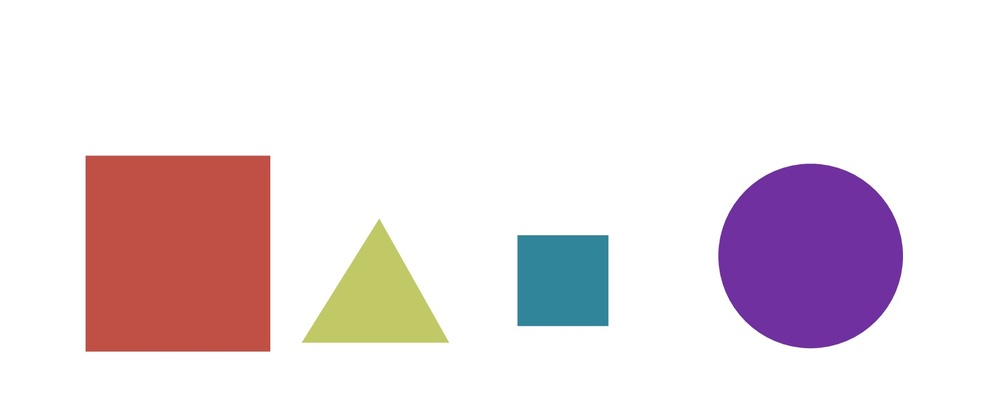
#> input picture images/bunchofshapes.jpg, 1000 x 409 px, shrunk from 1576 x 645 before the run, found by its file name
$ jupyter execute '12. Moments, Sorting, Approximating and Matching Contours.ipynb'   (shell and % lines are left out)
#> lines starting #> are read from the running program, lines starting #| are printed output that depends on the picture; after the words box and inside, x2 and y2 are one past the last pixel; in counts of white or black regions, pixels touching at a corner belong together; long printed decimals are rounded
# **Moments, Sorting, Approximating & Matching Contours**

####**In this lesson we'll learn:**
1. Sort Contours by Area
2. Sort by Left to Right (Great for OCR)
3. Approximate Contours
4. Convex Hull

[cell 1]
# Our Setup, Import Libaries, Create our Imshow Function and Download our Images
import cv2
import numpy as np
from matplotlib import pyplot as plt

# Define our imshow function
def imshow(title = "Image", image = None, size = 16):
    w, h = image.shape[0], image.shape[1]
    aspect_ratio = w/h
    plt.figure(figsize=(size * aspect_ratio,size))
    plt.imshow(cv2.cvtColor(image, cv2.COLOR_BGR2RGB))
    plt.title(title)
    plt.show()

# Download and unzip our images

### **Finding Contours as per usual**

[cell 2]
# Load our image
image = cv2.imread('images/bunchofshapes.jpg')
#> image is the input picture: shape (409, 1000, 3); mean B, G, R 226.7, 222.2, 234.4
imshow('Original Image', image)

# Grayscale our image
gray = cv2.cvtColor(image,cv2.COLOR_BGR2GRAY)

# Find Canny edges
edged = cv2.Canny(gray, 50, 200)
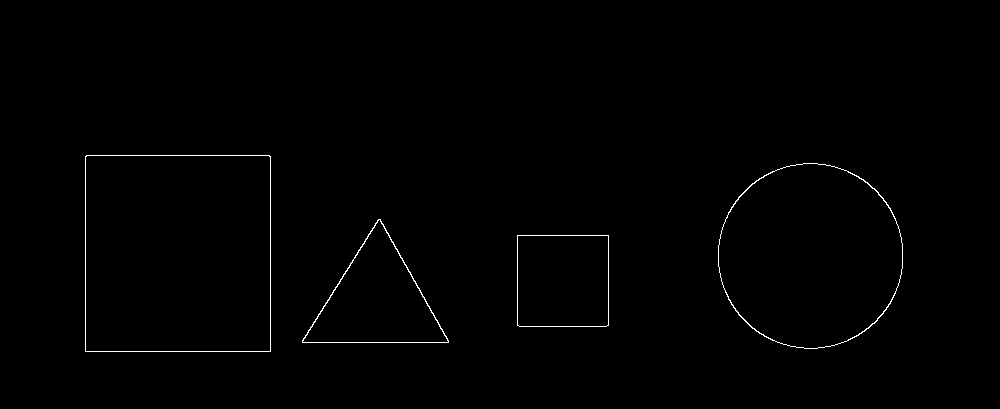
#> edged: shape (409, 1000); 0.57% white in thin lines or dots, all inside (x1, y1, x2, y2) = (85, 155, 903, 352)
imshow('Canny Edges', edged)

# Find contours and print how many were found
contours, hierarchy = cv2.findContours(edged.copy(), cv2.RETR_EXTERNAL, cv2.CHAIN_APPROX_NONE)
#> contours = 4 contours; box (x1, y1, x2, y2) and area: (85, 155, 271, 352) 36259, (718, 163, 903, 349) 26813, (302, 219, 449, 343) 9207, (517, 235, 609, 327) 8278
print("Number of contours found = ", len(contours))
#| Number of contours found =  4

# Draw all contours over blank image
cv2.drawContours(image, contours, -1, (0,255,0), 3)
imshow('All Contours', image)

## **Sorting by Area using cv2.ContourArea and cv2.Moments**

[cell 3]
import cv2
import numpy as np

# Function we'll use to display contour area

def get_contour_areas(contours):
    """returns the areas of all contours as list"""
    all_areas = []
    for cnt in contours:
        area = cv2.contourArea(cnt)
        all_areas.append(area)
#> this loop made 4 passes
#> area on passes 1 to 4: 8278, 9207, 26813, 36259
#> after the loop, all_areas = [8278, 9207, 26813, 36259]
    return all_areas

# Load our image
image = cv2.imread('images/bunchofshapes.jpg')

# Let's print the areas of the contours before sorting
print("Contor Areas before sorting...")
print(get_contour_areas(contours))
#| [8278.0, 9207.0, 26813.0, 36259.0]

# Sort contours large to small by area
sorted_contours = sorted(contours, key=cv2.contourArea, reverse=True)
#> sorted_contours has the same summary as contours

print("Contor Areas after sorting...")
print(get_contour_areas(sorted_contours))
#> the loop in get_contour_areas (call 2), `for cnt in contours:` made 4 passes
#| [36259.0, 26813.0, 9207.0, 8278.0]

# Iterate over our contours and draw one at a time
for (i,c) in enumerate(sorted_contours):
    M = cv2.moments(c)
    cx = int(M['m10'] / M['m00'])
    cy = int(M['m01'] / M['m00'])
    cv2.putText(image, str(i+1), (cx, cy), cv2.FONT_HERSHEY_SIMPLEX, 2, (0, 255, 0), 3)
    cv2.drawContours(image, [c], -1, (255,0,0), 3)
#> this loop made 4 passes
#> (cx, cy) on passes 1 to 4: (177, 253), (810, 255), (376, 300), (562, 280)
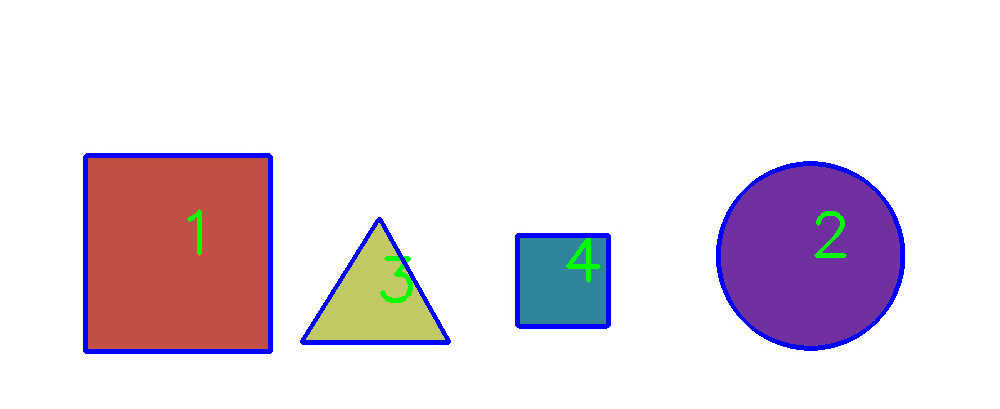
#> image: shape (409, 1000, 3); 2.9% of pixels changed, all inside (x1, y1, x2, y2) = (83, 153, 905, 354)

imshow('Contours by area', image)

#### **Define some functions we'll be using**

[cell 4]
# Functions we'll use for sorting by position
def x_cord_contour(contours):
    """Returns the X cordinate for the contour centroid"""
    if cv2.contourArea(contours) > 10:
        M = cv2.moments(contours)
        return (int(M['m10']/M['m00']))
    else:
        pass

def label_contour_center(image, c):
    """Places a red circle on the centers of contours"""
    M = cv2.moments(c)
    cx = int(M['m10'] / M['m00'])
    cy = int(M['m01'] / M['m00'])

    # Draw the countour number on the image
    cv2.circle(image,(cx,cy), 10, (0,0,255), -1)
    return image

#### **We use Moments to Calculate the Center and then use the X Cordinate to sort from left to right**

[cell 5]
# Load our image
image = cv2.imread('images/bunchofshapes.jpg')
orginal_image = image.copy()

# Computer Center of Mass or centroids and draw them on our image
for (i, c) in enumerate(contours):
    orig = label_contour_center(image, c)
#> this loop made 4 passes
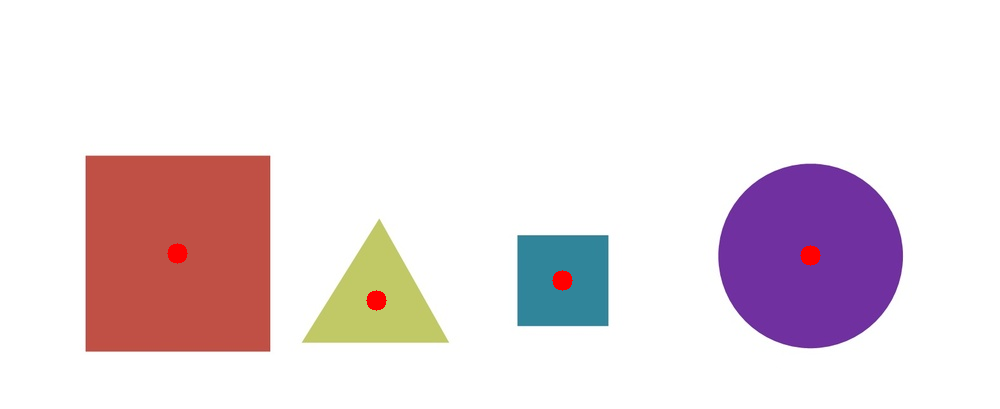
#> image: shape (409, 1000, 3); 0.31% of pixels changed, all inside (x1, y1, x2, y2) = (167, 243, 821, 311)

# Showing the Contour centers
imshow("Sorting Left to Right", image)

# Sort by left to right using our x_cord_contour function
contours_left_to_right = sorted(contours, key = x_cord_contour, reverse = False)
#> in x_cord_contour, `M = cv2.moments(contours)`: M = moments, m00 8278, centre m10/m00, m01/m00 = (562.5, 280.5)
#> contours_left_to_right has the same summary as contours

# Labeling Contours left to right
for (i,c)  in enumerate(contours_left_to_right):
    cv2.drawContours(orginal_image, [c], -1, (0,0,255), 3)
    M = cv2.moments(c)
    cx = int(M['m10'] / M['m00'])
    cy = int(M['m01'] / M['m00'])
    cv2.putText(orginal_image, str(i+1), (cx, cy), cv2.FONT_HERSHEY_SIMPLEX, 2, (0, 255, 0), 3)
    (x, y, w, h) = cv2.boundingRect(c)
#> this loop made 4 passes
#> (cx, cy, x, y, w, h) on passes 1 to 4: (177, 253, 85, 155, 186, 197), (376, 300, 302, 219, 147, 124), (562, 280, 517, 235, 92, 92), (810, 255, 718, 163, 185, 186)

imshow('Sorting Left to Right', orginal_image)

## **Approximating Contours using ApproxPolyDP**

### **Using ApproxPolyDP to approximate contours as a more defined shape**
It approximates a contour shape to another shape with less number of vertices depending upon the precision we specify.

***cv2.approxPolyDP(contour, Approximation Accuracy, Closed)***
- **contour** – is the individual contour we wish to approximate
- **Approximation Accuracy** – Important parameter is determining the accuracy of the approximation. Small values give precise-  approximations, large values give more generic approximation. A good rule of thumb is less than 5% of the contour perimeter
- **Closed** – a Boolean value that states whether the approximate contour should be open or closed

[cell 6]
import numpy as np
import cv2

# Load image and keep a copy
image = cv2.imread('images/house.jpg')
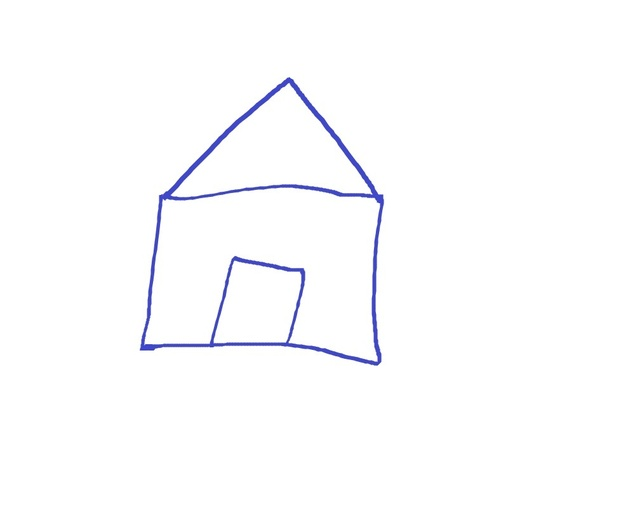
#> input picture images/house.jpg, 635 x 508 px, shrunk from 1000 x 800 before the run, found by its file name
#> image is the input picture: shape (508, 635, 3); mean B, G, R 253.6, 252, 251.9
orig_image = image.copy()
imshow('Original Image', orig_image)

# Grayscale and binarize
gray = cv2.cvtColor(image, cv2.COLOR_BGR2GRAY)
#> gray: shape (508, 635)
ret, thresh = cv2.threshold(gray, 127, 255, cv2.THRESH_BINARY_INV)
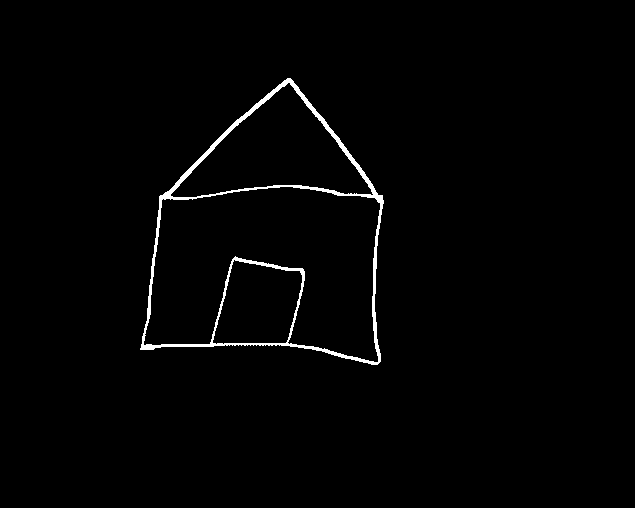
#> thresh: shape (508, 635); 1.4% white; 1 white region

# Find contours
contours, hierarchy = cv2.findContours(thresh.copy(), cv2.RETR_LIST, cv2.CHAIN_APPROX_NONE)
#> contours = 4 contours; box (x1, y1, x2, y2) and area: (140, 78, 384, 365) 48139, (143, 186, 381, 363) 27910, (170, 82, 374, 198) 11328, (212, 259, 303, 345) 5755
copy = image.copy()

# Iterate through each contour
for c in contours:
    x,y,w,h = cv2.boundingRect(c)
    cv2.rectangle(orig_image,(x,y),(x+w,y+h),(0,0,255),2)
    cv2.drawContours(image, [c], 0, (0, 255, 0), 2)
#> this loop made 4 passes
#> (x, y, w, h) on passes 1 to 4: (212, 259, 91, 86), (143, 186, 238, 177), (170, 82, 204, 116), (140, 78, 244, 287)
#> image: shape (508, 635, 3); 2.31% of pixels changed, all inside (x1, y1, x2, y2) = (139, 77, 385, 366)
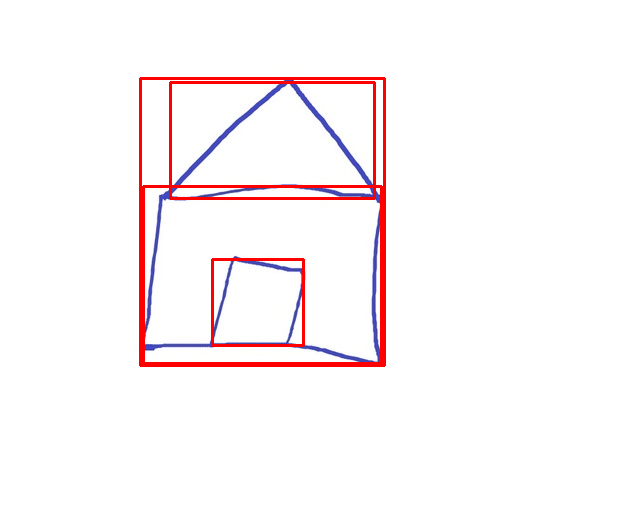
#> orig_image: shape (508, 635, 3); 2.6% of pixels changed, all inside (x1, y1, x2, y2) = (139, 77, 386, 367)

imshow('Drawing of Contours', image)
imshow('Bounding Rectangles', orig_image)
# Iterate through each contour and compute the approx contour
for c in contours:
    # Calculate accuracy as a percent of the contour perimeter
    accuracy = 0.03 * cv2.arcLength(c, True)
    approx = cv2.approxPolyDP(c, accuracy, True)
    cv2.drawContours(copy, [approx], 0, (0, 255, 0), 2)
#> this loop made 4 passes
#> (accuracy, approx) on passes 1, 3: (9.54, [[234, 259], [300, 271], [285, 343], [212, 342]]), (16, [[373, 194], [170, 195], [288, 82]])
#> accuracy on passes 2, 4: 29.23, 28.17
#> copy: shape (508, 635, 3); 2.32% of pixels changed, all inside (x1, y1, x2, y2) = (139, 77, 384, 364)

imshow('Approx Poly DP', copy)

## **Convex Hull**

Convex Hull will look similar to contour approximation, but it is not (Both may provide the same results in some cases).

The cv2.convexHull() function checks a curve for convexity defects and corrects it. Generally speaking, convex curves are the curves which are always bulged out, or at-least flat. And if it is bulged inside, it is called convexity defects. For example, check the below image of hand. Red line shows the convex hull of hand. The double-sided arrow marks shows the convexity defects, which are the local maximum deviations of hull from contours

[cell 7]
import numpy as np
import cv2

image = cv2.imread('images/hand.jpg')
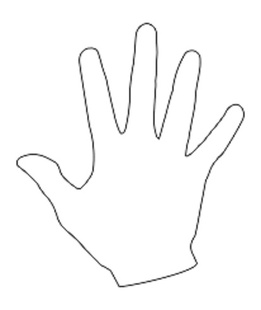
#> input picture images/hand.jpg, 261 x 310 px, shrunk from 412 x 488 before the run, found by its file name
#> image is the input picture: shape (310, 261, 3); min 45, max 255, mean 250.1
orginal_image = image.copy()
gray = cv2.cvtColor(image, cv2.COLOR_BGR2GRAY)
#> gray: shape (310, 261)

imshow('Original Image', image)

# Threshold the image
ret, thresh = cv2.threshold(gray, 176, 255, 0)
#> thresh: shape (310, 261); 97.2% white; black in thin lines or dots, all inside (x1, y1, x2, y2) = (16, 23, 245, 287)

# Find contours
contours, hierarchy = cv2.findContours(thresh.copy(), cv2.RETR_LIST, cv2.CHAIN_APPROX_NONE)
#> contours = 3 contours; box (x1, y1, x2, y2) and area: (0, 0, 261, 310) 80340, (15, 22, 202, 227) 2372, (61, 103, 246, 288) 1094
cv2.drawContours(image, contours, 0, (0, 255, 0), 2)
#> image: shape (310, 261, 3); 3.13% of pixels changed, all inside (x1, y1, x2, y2) = (60, 102, 247, 289)
imshow('Contours of Hand', image)


# Sort Contors by area and then remove the largest frame contour
n = len(contours) - 1
#> n = 2
contours = sorted(contours, key=cv2.contourArea, reverse=False)[:n]
#> contours = 2 contours; box (x1, y1, x2, y2) and area: (15, 22, 202, 227) 2372, (61, 103, 246, 288) 1094

# Iterate through contours and draw the convex hull
for c in contours:
    hull = cv2.convexHull(c)
    cv2.drawContours(orginal_image, [hull], 0, (0, 255, 0), 2)
#> this loop made 2 passes
#> orginal_image: shape (310, 261, 3)

imshow('Convex Hull', orginal_image)

# **Matching Contours**
#### **cv2.matchShapes(contour template, contour, method, method parameter)**

**Output** – match value (lower values means a closer match)

- Contour Template – This is our reference contour that we’re trying to find in the new image
- Contour – The individual contour we are checking against
- Method – Type of contour matching (1, 2, 3)
- Method Parameter – leave alone as 0.0 (not fully utilized in python OpenCV)

[cell 8]
import cv2
import numpy as np

# Load the shape template or reference image
template = cv2.imread('images/4star.jpg',0)
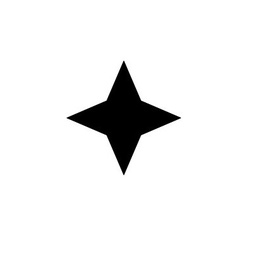
#> input picture images/4star.jpg, 254 x 254 px, shrunk from 400 x 400 before the run, found by its file name
#> template is the input picture: shape (254, 254); min 0, max 255, mean 239.2
imshow('Template', template)

# Load the target image with the shapes we're trying to match
target = cv2.imread('images/shapestomatch.jpg')
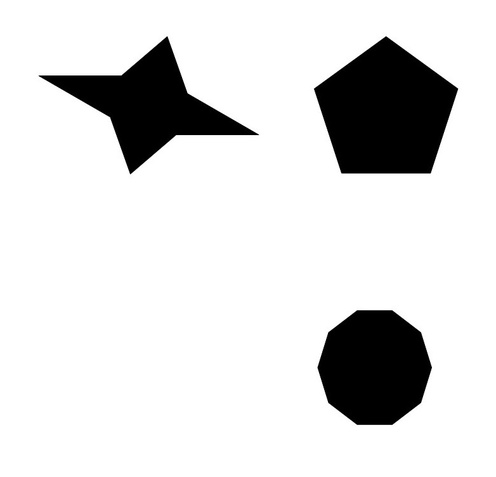
#> input picture images/shapestomatch.jpg, 496 x 477 px, shrunk from 782 x 752 before the run, found by its file name
#> target is the input picture: shape (477, 496, 3); min 0, max 255, mean 218.7
target_gray = cv2.cvtColor(target,cv2.COLOR_BGR2GRAY)

# Threshold both images first before using cv2.findContours
ret, thresh1 = cv2.threshold(template, 127, 255, 0)
#> thresh1: shape (254, 254); 93.8% white; 1 black region, box (x1, y1, x2, y2) and area: (67, 61, 181, 175) 4006
ret, thresh2 = cv2.threshold(target_gray, 127, 255, 0)
#> thresh2: shape (477, 496); 85.8% white; 3 black regions

# Find contours in template
contours, hierarchy = cv2.findContours(thresh1, cv2.RETR_CCOMP, cv2.CHAIN_APPROX_SIMPLE)
#> contours = 2 contours; box (x1, y1, x2, y2) and area: (0, 0, 254, 254) 64009, (66, 60, 182, 176) 4165

# We need to sort the contours by area so that we can remove the largest
# contour which is the image outline
sorted_contours = sorted(contours, key=cv2.contourArea, reverse=True)
#> sorted_contours has the same summary as contours

# We extract the second largest contour which will be our template contour
template_contour = contours[1]
#> template_contour = contour of 274 points, box (x1, y1, x2, y2) (66, 60, 182, 176), area 4165

# Extract contours from second target image
contours, hierarchy = cv2.findContours(thresh2, cv2.RETR_CCOMP, cv2.CHAIN_APPROX_SIMPLE)
#> contours = 4 contours; box (x1, y1, x2, y2) and area: (0, 0, 496, 477) 235620, (313, 36, 459, 175) 13850, (317, 309, 433, 426) 10301, (38, 36, 260, 175) 10178

for c in contours:
    # Iterate through each contour in the target image and
    # use cv2.matchShapes to compare contour shapes
    match = cv2.matchShapes(template_contour, c, 3, 0.0)
    print(match)
    # If the match value is less than 0.15 we
    if match < 0.15:
        closest_contour = c
    else:
        closest_contour = []
#> this loop made 4 passes
#> (match, closest_contour) on pass 1: (0.13, [[0, 0], [0, 476], [495, 476], [495, 0]])
#> match on passes 2 to 4: 0.158, 0.149, 0.0737
#| 0.1302
#| 0.1583
#| 0.1491
#| 0.07373

cv2.drawContours(target, [closest_contour], -1, (0,255,0), 3)
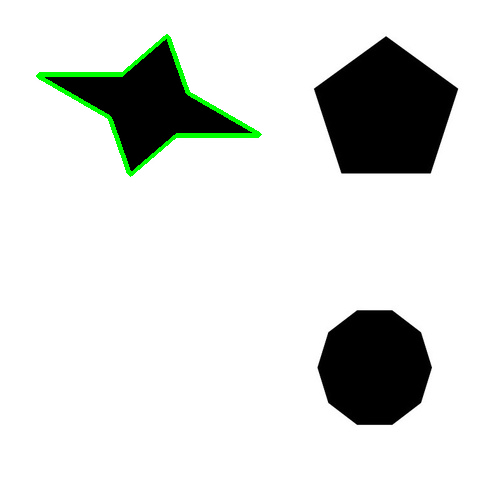
#> target: shape (477, 496, 3); 1.08% of pixels changed, all inside (x1, y1, x2, y2) = (36, 34, 262, 177)
imshow('Output', target)
